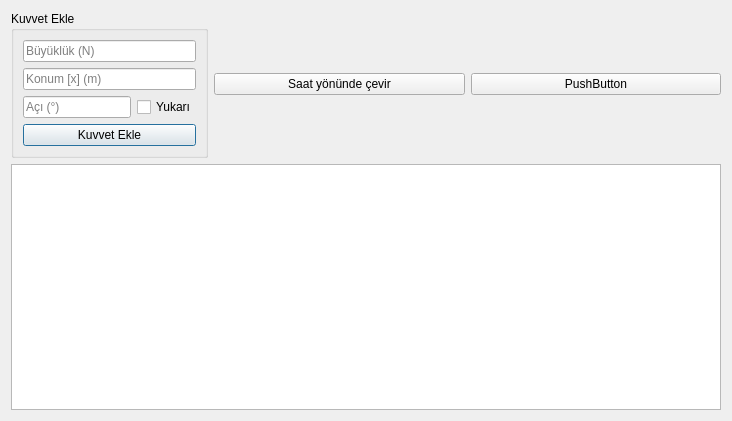
<?xml version="1.0" encoding="UTF-8"?>
<ui version="4.0">
 <class>beam</class>
 <widget class="QDialog" name="beam">
  <property name="geometry">
   <rect>
    <x>0</x>
    <y>0</y>
    <width>732</width>
    <height>421</height>
   </rect>
  </property>
  <property name="windowTitle">
   <string>Dialog</string>
  </property>
  <layout class="QVBoxLayout" name="verticalLayout">
   <item>
    <layout class="QHBoxLayout" name="horizontalLayout">
     <item>
      <widget class="QGroupBox" name="groupBox">
       <property name="sizePolicy">
        <sizepolicy hsizetype="Maximum" vsizetype="Maximum">
         <horstretch>0</horstretch>
         <verstretch>0</verstretch>
        </sizepolicy>
       </property>
       <property name="title">
        <string>Kuvvet Ekle</string>
       </property>
       <layout class="QVBoxLayout" name="verticalLayout_2">
        <item>
         <widget class="QLineEdit" name="forceMagInput">
          <property name="sizePolicy">
           <sizepolicy hsizetype="Expanding" vsizetype="Fixed">
            <horstretch>0</horstretch>
            <verstretch>0</verstretch>
           </sizepolicy>
          </property>
          <property name="text">
           <string/>
          </property>
          <property name="dragEnabled">
           <bool>true</bool>
          </property>
          <property name="readOnly">
           <bool>false</bool>
          </property>
          <property name="placeholderText">
           <string>Büyüklük (N)</string>
          </property>
         </widget>
        </item>
        <item>
         <widget class="QLineEdit" name="forceXInput">
          <property name="sizePolicy">
           <sizepolicy hsizetype="Expanding" vsizetype="Fixed">
            <horstretch>0</horstretch>
            <verstretch>0</verstretch>
           </sizepolicy>
          </property>
          <property name="placeholderText">
           <string>Konum [x] (m)</string>
          </property>
         </widget>
        </item>
        <item>
         <layout class="QHBoxLayout" name="horizontalLayout_6">
          <property name="sizeConstraint">
           <enum>QLayout::SetMaximumSize</enum>
          </property>
          <item>
           <widget class="QLineEdit" name="forceAngleInput">
            <property name="sizePolicy">
             <sizepolicy hsizetype="Minimum" vsizetype="Fixed">
              <horstretch>0</horstretch>
              <verstretch>0</verstretch>
             </sizepolicy>
            </property>
            <property name="placeholderText">
             <string>Açı (°)</string>
            </property>
           </widget>
          </item>
          <item>
           <widget class="QCheckBox" name="directionUpChk">
            <property name="text">
             <string>Yukarı</string>
            </property>
           </widget>
          </item>
         </layout>
        </item>
        <item>
         <widget class="QPushButton" name="addForceBtn">
          <property name="sizePolicy">
           <sizepolicy hsizetype="Expanding" vsizetype="Fixed">
            <horstretch>0</horstretch>
            <verstretch>0</verstretch>
           </sizepolicy>
          </property>
          <property name="text">
           <string>Kuvvet Ekle</string>
          </property>
         </widget>
        </item>
       </layout>
      </widget>
     </item>
     <item>
      <widget class="QPushButton" name="pushButton_2">
       <property name="text">
        <string>Saat yönünde çevir</string>
       </property>
      </widget>
     </item>
     <item>
      <widget class="QPushButton" name="pushButton">
       <property name="text">
        <string>PushButton</string>
       </property>
      </widget>
     </item>
    </layout>
   </item>
   <item>
    <widget class="QGraphicsView" name="graphicsView">
     <property name="frameShape">
      <enum>QFrame::StyledPanel</enum>
     </property>
     <property name="frameShadow">
      <enum>QFrame::Sunken</enum>
     </property>
     <property name="lineWidth">
      <number>1</number>
     </property>
     <property name="verticalScrollBarPolicy">
      <enum>Qt::ScrollBarAlwaysOff</enum>
     </property>
     <property name="horizontalScrollBarPolicy">
      <enum>Qt::ScrollBarAlwaysOff</enum>
     </property>
     <property name="sizeAdjustPolicy">
      <enum>QAbstractScrollArea::AdjustToContents</enum>
     </property>
     <property name="backgroundBrush">
      <brush brushstyle="Dense2Pattern">
       <color alpha="255">
        <red>248</red>
        <green>248</green>
        <blue>248</blue>
       </color>
      </brush>
     </property>
     <property name="interactive">
      <bool>true</bool>
     </property>
     <property name="renderHints">
      <set>QPainter::Antialiasing|QPainter::HighQualityAntialiasing|QPainter::SmoothPixmapTransform|QPainter::TextAntialiasing</set>
     </property>
     <property name="viewportUpdateMode">
      <enum>QGraphicsView::FullViewportUpdate</enum>
     </property>
     <property name="rubberBandSelectionMode">
      <enum>Qt::IntersectsItemBoundingRect</enum>
     </property>
    </widget>
   </item>
  </layout>
 </widget>
 <tabstops>
  <tabstop>forceMagInput</tabstop>
  <tabstop>forceXInput</tabstop>
  <tabstop>forceAngleInput</tabstop>
  <tabstop>directionUpChk</tabstop>
  <tabstop>addForceBtn</tabstop>
  <tabstop>pushButton_2</tabstop>
  <tabstop>pushButton</tabstop>
  <tabstop>graphicsView</tabstop>
 </tabstops>
 <resources/>
 <connections/>
</ui>
